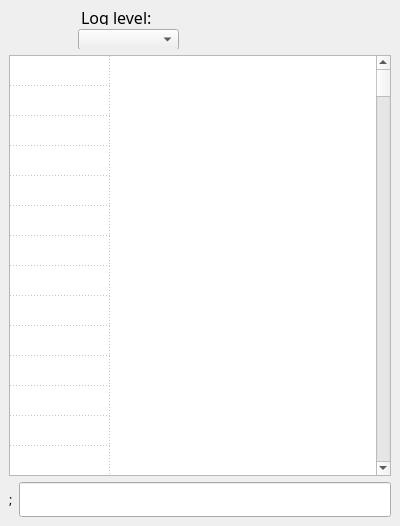
<?xml version="1.0" encoding="UTF-8"?>
<ui version="4.0">
 <class>cm_pdwindow</class>
 <widget class="QMainWindow" name="cm_pdwindow">
  <property name="geometry">
   <rect>
    <x>0</x>
    <y>0</y>
    <width>400</width>
    <height>526</height>
   </rect>
  </property>
  <property name="maximumSize">
   <size>
    <width>16777215</width>
    <height>16777215</height>
   </size>
  </property>
  <property name="windowTitle">
   <string>MainWindow</string>
  </property>
  <widget class="QWidget" name="centralwidget">
   <layout class="QGridLayout" name="gridLayout">
    <item row="2" column="0">
     <layout class="QHBoxLayout" name="horizontalLayout">
      <item>
       <widget class="QLabel" name="sendMessageLabel">
        <property name="font">
         <font>
          <family>Source Code Pro</family>
          <weight>50</weight>
          <bold>false</bold>
         </font>
        </property>
        <property name="text">
         <string>;</string>
        </property>
       </widget>
      </item>
      <item>
       <widget class="QLineEdit" name="sendMessage">
        <property name="font">
         <font>
          <family>Source Code Pro</family>
          <pointsize>14</pointsize>
         </font>
        </property>
        <property name="placeholderText">
         <string/>
        </property>
       </widget>
      </item>
     </layout>
    </item>
    <item row="0" column="0">
     <widget class="QWidget" name="toolbar" native="true">
      <property name="minimumSize">
       <size>
        <width>0</width>
        <height>40</height>
       </size>
      </property>
      <property name="maximumSize">
       <size>
        <width>16777215</width>
        <height>40</height>
       </size>
      </property>
      <widget class="QComboBox" name="logLevelBox">
       <property name="geometry">
        <rect>
         <x>69</x>
         <y>20</y>
         <width>101</width>
         <height>21</height>
        </rect>
       </property>
       <property name="font">
        <font>
         <family>Source Code Pro</family>
         <pointsize>12</pointsize>
        </font>
       </property>
       <property name="currentText">
        <string notr="true"/>
       </property>
       <property name="maxVisibleItems">
        <number>5</number>
       </property>
       <property name="maxCount">
        <number>5</number>
       </property>
       <property name="frame">
        <bool>true</bool>
       </property>
      </widget>
      <widget class="QLabel" name="label">
       <property name="geometry">
        <rect>
         <x>72</x>
         <y>0</y>
         <width>101</width>
         <height>16</height>
        </rect>
       </property>
       <property name="font">
        <font>
         <family>Source Code Pro</family>
         <pointsize>12</pointsize>
        </font>
       </property>
       <property name="text">
        <string>Log level:</string>
       </property>
      </widget>
     </widget>
    </item>
    <item row="1" column="0">
     <widget class="QTableWidget" name="log">
      <property name="sizePolicy">
       <sizepolicy hsizetype="Expanding" vsizetype="Expanding">
        <horstretch>0</horstretch>
        <verstretch>0</verstretch>
       </sizepolicy>
      </property>
      <property name="frameShadow">
       <enum>QFrame::Plain</enum>
      </property>
      <property name="showDropIndicator" stdset="0">
       <bool>false</bool>
      </property>
      <property name="gridStyle">
       <enum>Qt::DotLine</enum>
      </property>
      <property name="wordWrap">
       <bool>true</bool>
      </property>
      <property name="cornerButtonEnabled">
       <bool>false</bool>
      </property>
      <property name="rowCount">
       <number>500</number>
      </property>
      <property name="columnCount">
       <number>1</number>
      </property>
      <attribute name="horizontalHeaderVisible">
       <bool>false</bool>
      </attribute>
      <attribute name="horizontalHeaderHighlightSections">
       <bool>false</bool>
      </attribute>
      <attribute name="verticalHeaderVisible">
       <bool>false</bool>
      </attribute>
      <attribute name="verticalHeaderHighlightSections">
       <bool>false</bool>
      </attribute>
      <row/>
      <row/>
      <row/>
      <row/>
      <row/>
      <row/>
      <row/>
      <row/>
      <row/>
      <row/>
      <row/>
      <row/>
      <row/>
      <row/>
      <row/>
      <row/>
      <row/>
      <row/>
      <row/>
      <row/>
      <row/>
      <row/>
      <row/>
      <row/>
      <row/>
      <row/>
      <row/>
      <row/>
      <row/>
      <row/>
      <row/>
      <row/>
      <row/>
      <row/>
      <row/>
      <row/>
      <row/>
      <row/>
      <row/>
      <row/>
      <row/>
      <row/>
      <row/>
      <row/>
      <row/>
      <row/>
      <row/>
      <row/>
      <row/>
      <row/>
      <row/>
      <row/>
      <row/>
      <row/>
      <row/>
      <row/>
      <row/>
      <row/>
      <row/>
      <row/>
      <row/>
      <row/>
      <row/>
      <row/>
      <row/>
      <row/>
      <row/>
      <row/>
      <row/>
      <row/>
      <row/>
      <row/>
      <row/>
      <row/>
      <row/>
      <row/>
      <row/>
      <row/>
      <row/>
      <row/>
      <row/>
      <row/>
      <row/>
      <row/>
      <row/>
      <row/>
      <row/>
      <row/>
      <row/>
      <row/>
      <row/>
      <row/>
      <row/>
      <row/>
      <row/>
      <row/>
      <row/>
      <row/>
      <row/>
      <row/>
      <row/>
      <row/>
      <row/>
      <row/>
      <row/>
      <row/>
      <row/>
      <row/>
      <row/>
      <row/>
      <row/>
      <row/>
      <row/>
      <row/>
      <row/>
      <row/>
      <row/>
      <row/>
      <row/>
      <row/>
      <row/>
      <row/>
      <row/>
      <row/>
      <row/>
      <row/>
      <row/>
      <row/>
      <row/>
      <row/>
      <row/>
      <row/>
      <row/>
      <row/>
      <row/>
      <row/>
      <row/>
      <row/>
      <row/>
      <row/>
      <row/>
      <row/>
      <row/>
      <row/>
      <row/>
      <row/>
      <row/>
      <row/>
      <row/>
      <row/>
      <row/>
      <row/>
      <row/>
      <row/>
      <row/>
      <row/>
      <row/>
      <row/>
      <row/>
      <row/>
      <row/>
      <row/>
      <row/>
      <row/>
      <row/>
      <row/>
      <row/>
      <row/>
      <row/>
      <row/>
      <row/>
      <row/>
      <row/>
      <row/>
      <row/>
      <row/>
      <row/>
      <row/>
      <row/>
      <row/>
      <row/>
      <row/>
      <row/>
      <row/>
      <row/>
      <row/>
      <row/>
      <row/>
      <row/>
      <row/>
      <row/>
      <row/>
      <row/>
      <row/>
      <row/>
      <row/>
      <row/>
      <row/>
      <row/>
      <row/>
      <row/>
      <row/>
      <row/>
      <row/>
      <row/>
      <row/>
      <row/>
      <row/>
      <row/>
      <row/>
      <row/>
      <row/>
      <row/>
      <row/>
      <row/>
      <row/>
      <row/>
      <row/>
      <row/>
      <row/>
      <row/>
      <row/>
      <row/>
      <row/>
      <row/>
      <row/>
      <row/>
      <row/>
      <row/>
      <row/>
      <row/>
      <row/>
      <row/>
      <row/>
      <row/>
      <row/>
      <row/>
      <row/>
      <row/>
      <row/>
      <row/>
      <row/>
      <row/>
      <row/>
      <row/>
      <row/>
      <row/>
      <row/>
      <row/>
      <row/>
      <row/>
      <row/>
      <row/>
      <row/>
      <row/>
      <row/>
      <row/>
      <row/>
      <row/>
      <row/>
      <row/>
      <row/>
      <row/>
      <row/>
      <row/>
      <row/>
      <row/>
      <row/>
      <row/>
      <row/>
      <row/>
      <row/>
      <row/>
      <row/>
      <row/>
      <row/>
      <row/>
      <row/>
      <row/>
      <row/>
      <row/>
      <row/>
      <row/>
      <row/>
      <row/>
      <row/>
      <row/>
      <row/>
      <row/>
      <row/>
      <row/>
      <row/>
      <row/>
      <row/>
      <row/>
      <row/>
      <row/>
      <row/>
      <row/>
      <row/>
      <row/>
      <row/>
      <row/>
      <row/>
      <row/>
      <row/>
      <row/>
      <row/>
      <row/>
      <row/>
      <row/>
      <row/>
      <row/>
      <row/>
      <row/>
      <row/>
      <row/>
      <row/>
      <row/>
      <row/>
      <row/>
      <row/>
      <row/>
      <row/>
      <row/>
      <row/>
      <row/>
      <row/>
      <row/>
      <row/>
      <row/>
      <row/>
      <row/>
      <row/>
      <row/>
      <row/>
      <row/>
      <row/>
      <row/>
      <row/>
      <row/>
      <row/>
      <row/>
      <row/>
      <row/>
      <row/>
      <row/>
      <row/>
      <row/>
      <row/>
      <row/>
      <row/>
      <row/>
      <row/>
      <row/>
      <row/>
      <row/>
      <row/>
      <row/>
      <row/>
      <row/>
      <row/>
      <row/>
      <row/>
      <row/>
      <row/>
      <row/>
      <row/>
      <row/>
      <row/>
      <row/>
      <row/>
      <row/>
      <row/>
      <row/>
      <row/>
      <row/>
      <row/>
      <row/>
      <row/>
      <row/>
      <row/>
      <row/>
      <row/>
      <row/>
      <row/>
      <row/>
      <row/>
      <row/>
      <row/>
      <row/>
      <row/>
      <row/>
      <row/>
      <row/>
      <row/>
      <row/>
      <row/>
      <row/>
      <row/>
      <row/>
      <row/>
      <row/>
      <row/>
      <row/>
      <row/>
      <row/>
      <row/>
      <row/>
      <row/>
      <row/>
      <row/>
      <row/>
      <row/>
      <row/>
      <row/>
      <row/>
      <row/>
      <row/>
      <row/>
      <row/>
      <row/>
      <row/>
      <row/>
      <row/>
      <row/>
      <row/>
      <row/>
      <row/>
      <row/>
      <row/>
      <row/>
      <row/>
      <row/>
      <row/>
      <row/>
      <row/>
      <row/>
      <row/>
      <row/>
      <row/>
      <row/>
      <row/>
      <row/>
      <row/>
      <row/>
      <row/>
      <row/>
      <row/>
      <row/>
      <row/>
      <row/>
      <row/>
      <row/>
      <row/>
      <row/>
      <row/>
      <row/>
      <row/>
      <row/>
      <row/>
      <row/>
      <row/>
      <row/>
      <row/>
      <row/>
      <row/>
      <row/>
      <row/>
      <row/>
      <row/>
      <row/>
      <row/>
      <row/>
      <row/>
      <row/>
      <row/>
      <row/>
      <row/>
      <row/>
      <row/>
      <row/>
      <row/>
      <row/>
      <row/>
      <row/>
      <row/>
      <row/>
      <row/>
      <row/>
      <row/>
      <row/>
      <row/>
      <row/>
      <row/>
      <row/>
      <row/>
      <row/>
      <row/>
      <row/>
      <column/>
     </widget>
    </item>
   </layout>
  </widget>
  <widget class="QMenuBar" name="menubar">
   <property name="geometry">
    <rect>
     <x>0</x>
     <y>0</y>
     <width>400</width>
     <height>22</height>
    </rect>
   </property>
  </widget>
 </widget>
 <resources/>
 <connections/>
</ui>
